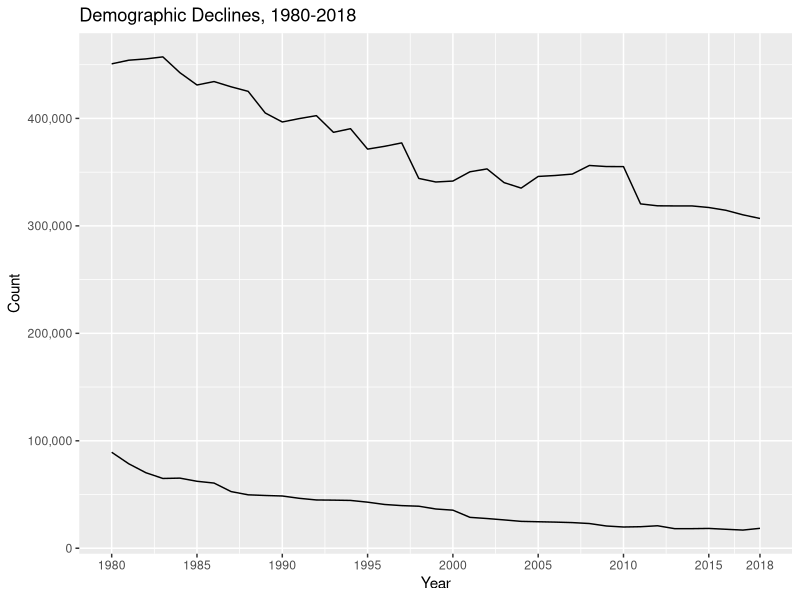
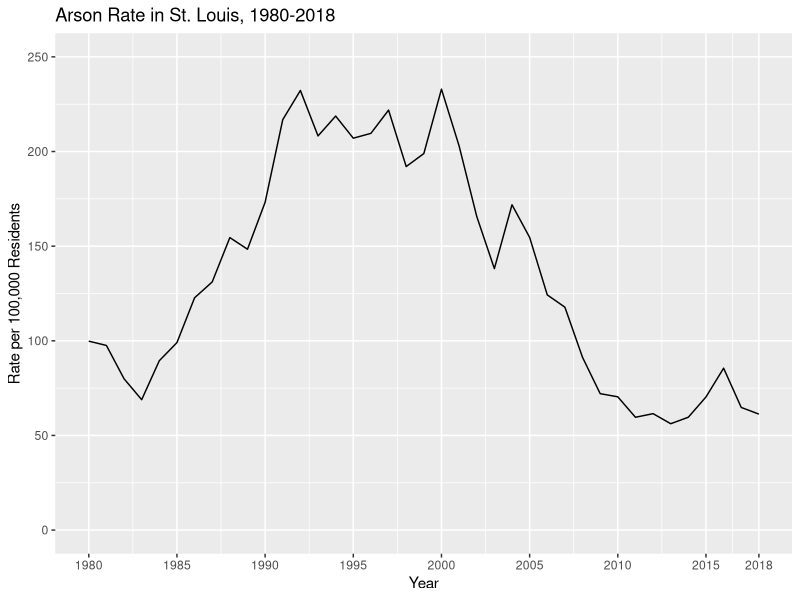

The R source for these figures, in order:
## ---- chunk 1
# tidyverse
library(ggplot2)
library(readr)

# other packages
library(here)
library(scales)
## ---- chunk 2
long <- read_csv(here("data", "analysis", "longitudinal_analysis.csv"))
## ---- chunk 3
ggplot(long, mapping = aes(x = year, y = arson_rate)) +
  geom_line() +
  scale_x_continuous(breaks = c(1980, 1985, 1990, 1995, 2000, 2005, 2010, 2015, 2018)) +
  scale_y_continuous(limits = c(0, 250)) +
  labs(
    title = "Arson Rate in St. Louis, 1980-2018",
    x = "Year",
    y = "Rate per 100,000 Residents"
  ) -> plot

ggsave(filename = here("results", "rate.png"), width = 7, height = 4, units = "in", dpi = 500)
## ---- chunk 4
ggplot(long) +
  geom_line(mapping = aes(x = year, y = pop)) +
  geom_line(mapping = aes(x = year, y = manu_jobs)) + 
  scale_x_continuous(breaks = c(1980, 1985, 1990, 1995, 2000, 2005, 2010, 2015, 2018)) +
  scale_y_continuous(labels = comma) +
  labs(
    title = "Demographic Declines, 1980-2018",
    x = "Year",
    y = "Count"
  )
